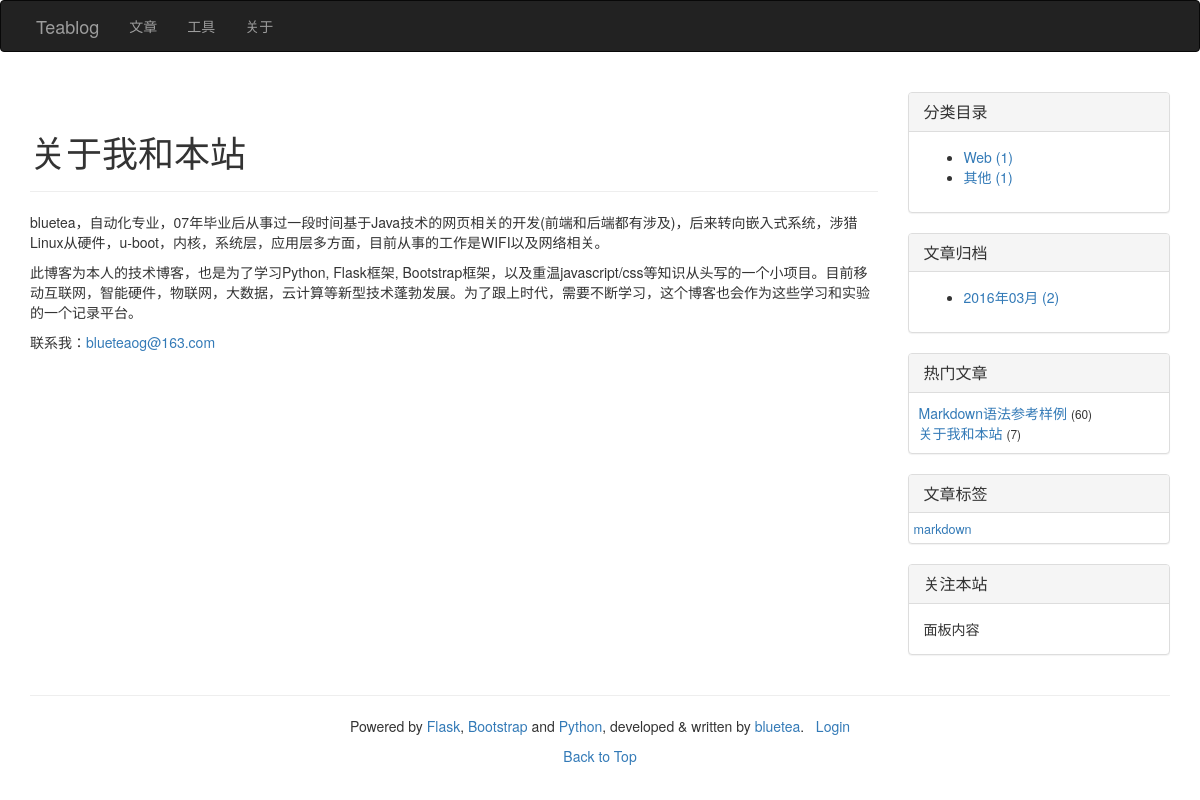
/about, run on the app's committed database.
### index.py (models this page shows, shortened)
class Article(db.Model):
    __tablename__ = 'articles'
    id = db.Column(db.Integer, primary_key=True)
    title = db.Column(db.Unicode(128), unique=True, index=True, nullable=False)
    content = db.Column(db.UnicodeText) # plain-text or markdown
    content_html = db.Column(db.UnicodeText) # html
    content_pre = db.Column(db.UnicodeText) # several top lines for preview in 'index' page
    content_size = db.Column(db.Integer)
    time_created = db.Column(db.DateTime, index=True, default=datetime.now())
    time_modified = db.Column(db.DateTime, index=True, default=datetime.now())
    read_count = db.Column(db.Integer)
    private = db.Column(db.Boolean) # non-public, or hidden
    category_id = db.Column(db.Integer, db.ForeignKey('categories.id'))
    series_id = db.Column(db.Integer, db.ForeignKey('series.id'), nullable=True) # could be null
    tags = db.Column(db.Unicode(256), index=True, nullable=True) # space separated tag worlds

class Category(db.Model):
    __tablename__ = 'categories'
    id = db.Column(db.Integer, primary_key=True)
    name = db.Column(db.Unicode(32), unique=True, index=True, nullable=False)
    articles = db.relationship('Article', backref='category', lazy='dynamic')

### index.py (the view)
@app.route('/about')
def about():
    article = Article.query.filter_by(id=app.config['TEABLOG_ABOUT_ARTICLE_NUM']).first()
    return render_template('about.html', article=article)

### index.py (called while the page is built)
def update_tags_cache(articles=None, reverse=False):
    tags = {}
    if not articles:
        articles = Article.query.order_by(Article.title).all()
    for article in articles:
        if not article.tags:
            continue
        for tag in article.tags.split():
            tags.setdefault(tag, set())
            tags[tag].add(article)
    return sorted(tags.items(), reverse=reverse) # _list_ of item: ('tag', {art1, art2, ...})

### templates/about.html (shortened to what this page needs)
{% extends 'base.html' %}
{% block page_content %}
<div class="page-header">
	<h1>关于我和本站</h1>
</div>
<div class="post">
    <div class="post_body">
        {% if article.content_html %}
            {{ article.content_html|safe }}
        {% else %}
            {{ article.content }}
        {% endif %}
    </div>
</div>
{% endblock %}

### templates/_macros.html (shortened to what this page needs)
{% macro widget_category(data, endpoint) %}
<div class="panel panel-default">
    <div class="panel-heading">
        <h3 class="panel-title">分类目录</h3>
    </div>
    <div class="panel-body">
        <ul>
            {% for category, num in data.items() %}
                <li>
                    <a href="{{ url_for(endpoint, by='category') }}#{{ category.name }}">
                        {{ category.name }} ({{ num }})
                    </a>
                </li>
            {% endfor %}
        </ul>
    </div>
</div>
{% endmacro %}
{% macro widget_archive(data, endpoint) %}
<div class="panel panel-default">
    <div class="panel-heading">
        <h3 class="panel-title">文章归档</h3>
    </div>
    <div class="panel-body">
        <ul>
            {% for year, months in data.items() %}
                {% for month, num in months.items() %}
                    <li>
                        <a href="{{ url_for(endpoint, by='time_created') }}#{{ year }}-{{ month }}">
                            {{ year }}年{{ "%02d"|format(month) }}月 ({{ num }})
                        </a>
                    </li>
                {% endfor %}
            {% endfor %}
        </ul>
    </div>
</div>
{% endmacro %}
{% macro widget_popular(data, endpoint) %}
<div class="panel panel-default">
    <div class="panel-heading">
        <h3 class="panel-title">热门文章</h3>
    </div>
    <div class="panel-body" style="padding: 10px 5px 10px 10px;">
        {% for article in data %}
        <a href="{{ url_for(endpoint, id=article.id) }}">{{ article.title|truncate(30, True) }}</a> <small>({{ article.read_count }})</small><br>
        {% endfor %}
    </div>
</div>
{% endmacro %}
{% macro widget_tags(data, endpoint) %}
    {% set num_min, num_max = data[0] %}
    {% set font_min, font_max = (90, 270) %}
    {% if num_min == num_max or num_min == -1 %}
    {%      set size_delta = 0 %}
    {% else %}
    {%      set size_delta = ((font_max - font_min) // (num_max - num_min)) %}
    {% endif %}
<div class="panel panel-default">
    <div class="panel-heading">
        <h3 class="panel-title">文章标签</h3>
    </div>
    <div class="panel-body" style="padding: 5px;">
        {% for tag_data in data[1:] %}
        <a href="{{ url_for(endpoint, by='tag') }}#{{ tag_data[0] }}">
            <span style="font-size:{{ (tag_data[1] - num_min) * size_delta + font_min }}%">{{ tag_data[0] }}<span>
        </a>&nbsp;
        {% endfor %}
    </div>
</div>
{% endmacro %}

### data on the page
Article: content_html "bluetea，自动化专业，07年毕业后从事过一段时间基于Java技术的网页相关的开发(前端和后端都有涉及)，后来转向嵌入式系统，涉猎Linux从硬件，u-boot，内核，系统层，应用层多方面，目前从事的工作是WIFI以及网络相关。 此博客为本人的技术博客，也是为了学习Python, Flask框架, Bootstrap框架，以及重温javascript/css等知识从头写的一个小项目。目前移动互联网，智能硬件，物联网，大数据，云计算等新型技术蓬勃发展。为了跟上时代，需要不断学习，这个博客也会作为这些学习和实验的一个记录平台。 联系我： blueteaog@163.com", title "关于我和本站", read_count "7"
Category: name "Web", num "1"
Category: name "其他", id "1"
Article: title "Markdown语法参考样例", read_count "60", tags "markdown"

### other printed values
{{ year }} "2016"
{{ "%02d"|format(month) }} "03"
{{ num }} "2"
